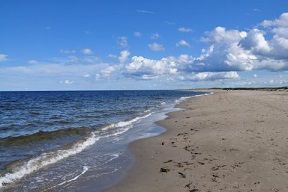
//> input picture images/waves.jpg, 288 x 192 px
$ ./contentFinder   (built with g++ and OpenCV 4)
//> lines starting //> are read from the running program, lines starting //| are printed output that depends on the picture; after the words box and inside, x2 and y2 are one past the last pixel; in counts of white or black regions, pixels touching at a corner belong together
### Chapter04/colorhistogram.h
// [17 lines of licence text are left out]

#if !defined COLHISTOGRAM
#define COLHISTOGRAM

#include <opencv2\core\core.hpp>
#include <opencv2\imgproc\imgproc.hpp>

class ColorHistogram {

  private:

    int histSize[3];        // size of each dimension
	float hranges[2];       // range of values (same for the 3 dimensions)
    const float* ranges[3]; // array of ranges for each dimension
    int channels[3];        // channel to be considered

  public:

	ColorHistogram() {

		// Prepare default arguments for a color histogram
		// each dimension has equal size and range
		histSize[0]= histSize[1]= histSize[2]= 256;
		hranges[0]= 0.0;    // BRG range from 0 to 256
		hranges[1]= 256.0;
		ranges[0]= hranges; // in this class,
		ranges[1]= hranges; // all channels have the same range
		ranges[2]= hranges;
		channels[0]= 0;		// the three channels: B
		channels[1]= 1;     // G
		channels[2]= 2;     // R
	}

	// set histogram size for each dimension
	void setSize(int size) {

		// each dimension has equal size
		histSize[0]= histSize[1]= histSize[2]= size;
	}

	// Computes the histogram.
	cv::Mat getHistogram(const cv::Mat &image) {

		cv::Mat hist;

		// BGR color histogram
		hranges[0]= 0.0;    // BRG range
		hranges[1]= 256.0;
		channels[0]= 0;		// the three channels
		channels[1]= 1;
		channels[2]= 2;

		// Compute histogram
		cv::calcHist(&image,
			1,			// histogram of 1 image only
			channels,	// the channel used
			cv::Mat(),	// no mask is used
			hist,		// the resulting histogram
			3,			// it is a 3D histogram
			histSize,	// number of bins
			ranges		// pixel value range
		);

		return hist;
	}

	// Computes the histogram.
	// [26 lines left out: function getSparseHistogram, not called in this run]

	// Computes the 1D Hue histogram.
	// BGR source image is converted to HSV
	// Pixels with low saturation are ignored
	cv::Mat getHueHistogram(const cv::Mat &image,
                             int minSaturation=0) {

		cv::Mat hist;

		// Convert to HSV colour space
		cv::Mat hsv;
		cv::cvtColor(image, hsv, CV_BGR2HSV);

		// Mask to be used (or not)
		cv::Mat mask;
		// creating the mask if required
		if (minSaturation>0) {

			// Spliting the 3 channels into 3 images
			std::vector<cv::Mat> v;
			cv::split(hsv,v);

			// Mask out the low saturated pixels
			cv::threshold(v[1],mask,minSaturation,255,
                                 cv::THRESH_BINARY);
		}

		// Prepare arguments for a 1D hue histogram
		hranges[0]= 0.0;    // range is from 0 to 180
		hranges[1]= 180.0;
		channels[0]= 0;    // the hue channel

		// Compute histogram
		cv::calcHist(&hsv,
			1,			// histogram of 1 image only
			channels,	// the channel used
			mask,		// binary mask
			hist,		// the resulting histogram
			1,			// it is a 1D histogram
			histSize,	// number of bins
			ranges		// pixel value range
		);

		return hist;
	}

	// Computes the 2D ab histogram.
	// BGR source image is converted to Lab
	cv::Mat getabHistogram(const cv::Mat &image) {

		cv::Mat hist;

		// Convert to Lab color space
		cv::Mat lab;
		cv::cvtColor(image, lab, CV_BGR2Lab);

		// Prepare arguments for a 2D color histogram
		hranges[0]= 0;
		hranges[1]= 256.0;
		channels[0]= 1; // the two channels used are ab
		channels[1]= 2;

		// Compute histogram
		cv::calcHist(&lab,
			1,			// histogram of 1 image only
			channels,	// the channel used
			cv::Mat(),	// no mask is used
			hist,		// the resulting histogram
			2,			// it is a 2D histogram
			histSize,	// number of bins
			ranges		// pixel value range
		);

		return hist;
	}
};


#endif

### Chapter04/contentFinder.h
// [17 lines of licence text are left out]

#if !defined OFINDER
#define OFINDER

#include <opencv2\core\core.hpp>
#include <opencv2\imgproc\imgproc.hpp>

class ContentFinder {

  private:

	// histogram parameters
	float hranges[2];
    const float* ranges[3];
    int channels[3];

	float threshold;           // decision threshold
	cv::Mat histogram;         // histogram can be sparse
	cv::SparseMat shistogram;  // or not
	bool isSparse;

  public:

	ContentFinder() : threshold(0.1f), isSparse(false) {

		// in this class,
		// all channels have the same range
		ranges[0]= hranges;
		ranges[1]= hranges;
		ranges[2]= hranges;
	}

	// Sets the threshold on histogram values [0,1]
	void setThreshold(float t) {

		threshold= t;
	}

	// Gets the threshold
	// [4 lines left out: function getThreshold, not called in this run]

	// Sets the reference histogram
	void setHistogram(const cv::Mat& h) {

		isSparse= false;
		cv::normalize(h,histogram,1.0);
	}

	// Sets the reference histogram
	// [5 lines left out: function setHistogram, not called in this run]

	// Simplified version in which
	// all channels used, with range [0,256[
	cv::Mat find(const cv::Mat& image) {

		cv::Mat result;

		hranges[0]= 0.0;	// default range [0,256[
		hranges[1]= 256.0;
		channels[0]= 0;		// the three channels
		channels[1]= 1;
		channels[2]= 2;

		return find(image, hranges[0], hranges[1], channels);
	}

	// Finds the pixels belonging to the histogram
	cv::Mat find(const cv::Mat& image, float minValue, float maxValue, int *channels) {

		cv::Mat result;

		hranges[0]= minValue;
		hranges[1]= maxValue;

		if (isSparse) { // call the right function based on histogram type

		   for (int i=0; i<shistogram.dims(); i++)
			  this->channels[i]= channels[i];

		   cv::calcBackProject(&image,
                      1,            // we only use one image at a time
                      channels,     // vector specifying what histogram dimensions belong to what image channels
                      shistogram,   // the histogram we are using
                      result,       // the resulting back projection image
                      ranges,       // the range of values, for each dimension
                      255.0         // the scaling factor is chosen such that a histogram value of 1 maps to 255
		   );

		} else {

		   for (int i=0; i<histogram.dims; i++)
			  this->channels[i]= channels[i];

		   cv::calcBackProject(&image,
                      1,            // we only use one image at a time
                      channels,     // vector specifying what histogram dimensions belong to what image channels
                      histogram,    // the histogram we are using
                      result,       // the resulting back projection image
                      ranges,       // the range of values, for each dimension
                      255.0         // the scaling factor is chosen such that a histogram value of 1 maps to 255
		   );
		}

        // Threshold back projection to obtain a binary image
		if (threshold>0.0)
			cv::threshold(result, result, 255.0*threshold, 255.0, cv::THRESH_BINARY);

		return result;
	}

};


#endif

### Chapter04/histogram.h
// [17 lines of licence text are left out]

#if !defined HISTOGRAM
#define HISTOGRAM

#include <opencv2/core.hpp>
#include <opencv2/imgproc.hpp>

// To create histograms of gray-level images
class Histogram1D {

  private:

    int histSize[1];         // number of bins in histogram
	float hranges[2];        // range of values
    const float* ranges[1];  // pointer to the different value ranges
    int channels[1];         // channel number to be examined

  public:

	Histogram1D() {

		// Prepare default arguments for 1D histogram
		histSize[0]= 256;   // 256 bins
		hranges[0]= 0.0;    // from 0 (inclusive)
		hranges[1]= 256.0;  // to 256 (exclusive)
		ranges[0]= hranges;
		channels[0]= 0;     // we look at channel 0
	}

	// Sets the channel on which histogram will be calculated.
	// By default it is channel 0.
	// [43 lines left out: functions setChannel, getChannel, setRange, getMinValue, getMaxValue, setNBins and 1 more, not called in this run]

	// Computes the 1D histogram.
	cv::Mat getHistogram(const cv::Mat &image) {

		cv::Mat hist;

		// Compute 1D histogram with calcHist
		cv::calcHist(&image,
			1,			// histogram of 1 image only
			channels,	// the channel used
			cv::Mat(),	// no mask is used
			hist,		// the resulting histogram
			1,			// it is a 1D histogram
			histSize,	// number of bins
			ranges		// pixel value range
		);

		return hist;
	}


    // Computes the 1D histogram and returns an image of it.
	cv::Mat getHistogramImage(const cv::Mat &image, int zoom = 1){

		// Compute histogram first
		cv::Mat hist = getHistogram(image);

		// Creates image
        return Histogram1D::getImageOfHistogram(hist, zoom);
	}

    // Stretches the source image using min number of count in bins.
    // [82 lines left out: functions stretch, stretch, not called in this run]

    // static methods

    // Create an image representing a histogram
    static cv::Mat getImageOfHistogram(const cv::Mat &hist, int zoom) {

        // Get min and max bin values
        double maxVal = 0;
        double minVal = 0;
        cv::minMaxLoc(hist, &minVal, &maxVal, 0, 0);

        // get histogram size
        int histSize = hist.rows;

        // Square image on which to display histogram
        cv::Mat histImg(histSize*zoom, histSize*zoom, CV_8U, cv::Scalar(255));

        // set highest point at 90% of nbins (i.e. image height)
        int hpt = static_cast<int>(0.9*histSize);

        // Draw vertical line for each bin
        for (int h = 0; h < histSize; h++) {

            float binVal = hist.at<float>(h);
            if (binVal>0) {
                int intensity = static_cast<int>(binVal*hpt / maxVal);
                cv::line(histImg, cv::Point(h*zoom, histSize*zoom),
                    cv::Point(h*zoom, (histSize - intensity)*zoom), cv::Scalar(0), zoom);
            }
        }

        return histImg;
    }

    // Equalizes the source image.
    // [42 lines left out: functions equalize, applyLookUp, applyLookUpWithIterator, not called in this run]
};


#endif

### Chapter04/contentFinder.cpp
// [17 lines of licence text are left out]

#include <iostream>
using namespace std;

#include <opencv2\core\core.hpp>
#include <opencv2\highgui\highgui.hpp>

#include "histogram.h"
#include "contentFinder.h"
#include "colorhistogram.h"

int main()
{
	// Read input image
    cv::Mat image= cv::imread("waves.jpg",0);
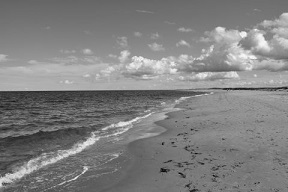
//> image: 192 rows x 288 cols, CV_8UC1; min 5, max 250, mean 128.1
	if (!image.data)
		return 0;

	// define image ROI
	cv::Mat imageROI;
	imageROI= image(cv::Rect(216,33,24,30)); // Cloud region

	// Display reference patch
	cv::namedWindow("Reference");
	cv::imshow("Reference",imageROI);

	// Find histogram of reference
	Histogram1D h;
	cv::Mat hist= h.getHistogram(imageROI);
//> in getHistogram, `cv::calcHist(&image, 1, channels, cv::Mat(), hist, 1, histSize, ranges..`: hist = 256 values, max 18 at index 190, min 0 at index 0, mean 2.81
	cv::namedWindow("Reference Hist");
	cv::imshow("Reference Hist",h.getHistogramImage(imageROI));
//> in getImageOfHistogram, `cv::minMaxLoc(hist, &minVal, &maxVal, 0, 0);`: maxVal = 18
//> the loop in getImageOfHistogram, `for (int h = 0; h < histSize; h++)` made 256 passes
//> (binVal, intensity) on passes 128, 129, 131, 132, 134, 135, 136, 137, 138, 139, 140, 141: (1, 12), (1, 12), (1, 12), (3, 38), (1, 12), (4, 51), (5, 63), (2, 25), (9, 115), (7, 89), (9, 115), (9, 115)
//> binVal on passes 1 to 6: 0, 0, 0, 0, 0, 0
//> after the loop in getImageOfHistogram, `for (int h = 0; h < histSize; h++)`:
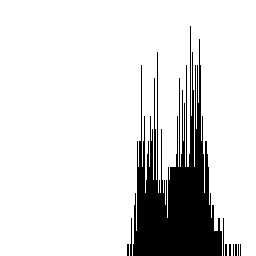
//> histImg: 256 rows x 256 cols, CV_8UC1; 86% white; 10 black regions (3 under 20 px), largest, box (x1, y1, x2, y2) and area: (133, 26, 222, 256) 8930, (130, 218, 132, 256) 50, (223, 218, 224, 256) 38

	// Create the content finder
	ContentFinder finder;

	// set histogram to be back-projected
	finder.setHistogram(hist);
//> in setHistogram, `cv::normalize(h,histogram,1.0);`: histogram = 256 values, max 0.216 at index 190, min 0 at index 0, mean 0.0338
	finder.setThreshold(-1.0f);

	// Get back-projection
	cv::Mat result1;
	result1= finder.find(image);

	// Create negative image and display result
	cv::Mat tmp;
	result1.convertTo(tmp,CV_8U,-1.0,255.0);
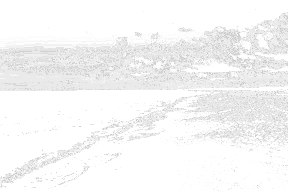
//> tmp: 192 rows x 288 cols, CV_8UC1; min 200, max 255, mean 245.7
	cv::namedWindow("Backprojection result");
	cv::imshow("Backprojection result",tmp);

	// Get binary back-projection
	finder.setThreshold(0.12f);
	result1= finder.find(image);
//> in find (call 2), `cv::threshold(result, result, 255.0*threshold, 255.0, cv::THRESH_BINAR..`: result: 192 rows x 288 cols, CV_8UC1; 8.3% white in thin lines or dots

	// Draw a rectangle around the reference area
	cv::rectangle(image, cv::Rect(216, 33, 24, 30), cv::Scalar(0, 0, 0));

	// Display image
	cv::namedWindow("Image");
	cv::imshow("Image",image);

	// Display result
	cv::namedWindow("Detection Result");
	cv::imshow("Detection Result",result1);

	// Load color image
	ColorHistogram hc;
    cv::Mat color= cv::imread("waves.jpg");
//> color is the input picture: 192 rows x 288 cols, CV_8UC3; mean B, G, R 162.8, 131.2, 108.8

	// extract region of interest
	imageROI= color(cv::Rect(0,0,100,45)); // blue sky area
//> imageROI: 45 rows x 100 cols, CV_8UC3

	// Get 3D colour histogram (8 bins per channel)
	hc.setSize(8); // 8x8x8
	cv::Mat shist= hc.getHistogram(imageROI);

	// set histogram to be back-projected
	finder.setHistogram(shist);
	finder.setThreshold(0.05f);

	// Get back-projection of color histogram
	result1= finder.find(color);
//> in find (call 3), `cv::threshold(result, result, 255.0*threshold, 255.0, cv::THRESH_BINAR..`: result: 192 rows x 288 cols, CV_8UC1; 20.3% white; 33 white regions (29 under 20 px), largest, box (x1, y1, x2, y2) and area: (0, 0, 288, 56) 11064, (265, 32, 273, 40) 42, (258, 25, 267, 31) 24, (99, 47, 108, 51) 21

	cv::namedWindow("Color Detection Result");
	cv::imshow("Color Detection Result",result1);

	// Second color image
	cv::Mat color2= cv::imread("dog.jpg");
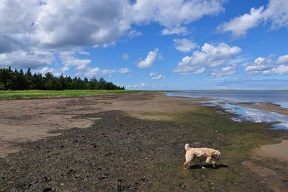
//> input picture images/dog.jpg, 288 x 192 px
//> color2 is the input picture: 192 rows x 288 cols, CV_8UC3; mean B, G, R 132.9, 117.3, 105.9

	cv::namedWindow("Second Image");
	cv::imshow("Second Image",color2);

	// Get back-projection of color histogram
	cv::Mat result2= finder.find(color2);
//> in find (call 4), `cv::threshold(result, result, 255.0*threshold, 255.0, cv::THRESH_BINAR..`: result: 192 rows x 288 cols, CV_8UC1; 7.7% white; 43 white regions (40 under 20 px), largest, box (x1, y1, x2, y2) and area: (181, 0, 288, 54) 2169, (79, 22, 192, 67) 1969, (266, 49, 276, 54) 21

	cv::namedWindow("Result color (2)");
	cv::imshow("Result color (2)",result2);

	// Get ab color histogram
	hc.setSize(256); // 256x256
	cv::Mat colorhist= hc.getabHistogram(imageROI);
//> in getabHistogram, `cv::cvtColor(image, lab, CV_BGR2Lab);`: lab: 45 rows x 100 cols, CV_8UC3; mean of channels 0, 1, 2 133.9, 134.7, 79.6

	// display 2D histogram
	colorhist.convertTo(tmp,CV_8U,-1.0,255.0);
//> tmp: 256 rows x 256 cols, CV_8UC1
	cv::namedWindow("ab histogram");
	cv::imshow("ab histogram",tmp);

	// set histogram to be back-projected
	finder.setHistogram(colorhist);
	finder.setThreshold(0.05f);

	// Convert to Lab space
	cv::Mat lab;
	cv::cvtColor(color, lab, CV_BGR2Lab);
//> lab: 192 rows x 288 cols, CV_8UC3; mean of channels 0, 1, 2 138.6, 130.2, 109.4

	// Get back-projection of ab histogram
	int ch[2]={1,2};
	result1= finder.find(lab,0,256.0f,ch);
//> in find (call 5), `cv::threshold(result, result, 255.0*threshold, 255.0, cv::THRESH_BINAR..`: result: 192 rows x 288 cols, CV_8UC1; 16.2% white; 26 white regions (23 under 20 px), largest, box (x1, y1, x2, y2) and area: (0, 0, 252, 50) 8796, (251, 0, 266, 4) 31, (239, 20, 244, 27) 26

	cv::namedWindow("Result ab (1)");
	cv::imshow("Result ab (1)",result1);

	// Second colour image
	cv::cvtColor(color2, lab, CV_BGR2Lab);
//> lab: 192 rows x 288 cols, CV_8UC3; mean of channels 0, 1, 2 124, 129.2, 119.5

	// Get back-projection of ab histogram
	result2= finder.find(lab,0,256.0,ch);
//> in find (call 6), `cv::threshold(result, result, 255.0*threshold, 255.0, cv::THRESH_BINAR..`:
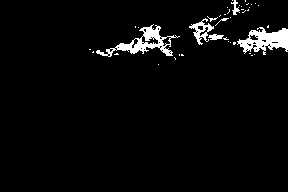
//> result: 192 rows x 288 cols, CV_8UC1; 3.7% white; 41 white regions (35 under 20 px), largest, box (x1, y1, x2, y2) and area: (237, 27, 288, 55) 772, (96, 24, 180, 57) 760, (189, 18, 214, 45) 239, (208, 34, 224, 40) 63, (231, 0, 240, 15) 60, (215, 18, 229, 26) 22

	cv::namedWindow("Result ab (2)");
	cv::imshow("Result ab (2)",result2);

	// Draw a rectangle around the reference sky area
    cv::rectangle(color,cv::Rect(0,0,100,45),cv::Scalar(0,0,0));
	cv::namedWindow("Color Image");
	cv::imshow("Color Image",color);


	// Get Hue colour histogram
	hc.setSize(180); // 180 bins
	colorhist= hc.getHueHistogram(imageROI);
//> in getHueHistogram, `cv::cvtColor(image, hsv, CV_BGR2HSV);`: hsv: 45 rows x 100 cols, CV_8UC3; mean H, S, V 100, 168.2, 195.2
//> in getHueHistogram, `channels[0]= 0;`: channels = [0, 2, 2]
//> in getHueHistogram, `cv::calcHist(&hsv, 1, channels, mask, hist, 1, histSize, ranges );`: mask = empty; hist = 180 values, max 3375 at index 107, min 0 at index 1, mean 25
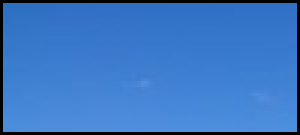
//> imageROI: 45 rows x 100 cols, CV_8UC3 (shown 3 times larger); mean B, G, R 195.2, 118.2, 57.9
//> colorhist has the same summary as hist in getHueHistogram

	// set histogram to be back-projected
	finder.setHistogram(colorhist);

	// Convert to HSV space
	cv::Mat hsv;
	cv::cvtColor(color, hsv, CV_BGR2HSV);
//> hsv: 192 rows x 288 cols, CV_8UC3; mean H, S, V 83.1, 88.4, 166.5

	// Get back-projection of hue histogram
	ch[0]=0;
	result1= finder.find(hsv,0.0f,180.0f,ch);
//> in find (call 7), `cv::threshold(result, result, 255.0*threshold, 255.0, cv::THRESH_BINAR..`: result: 192 rows x 288 cols, CV_8UC1; 40.8% white; 242 white regions (215 under 20 px), largest, box (x1, y1, x2, y2) and area: (0, 0, 288, 139) 20353, (245, 66, 288, 87) 354, (197, 64, 231, 76) 199

	cv::namedWindow("Result Hue (1)");
	cv::imshow("Result Hue (1)",result1);

	// Second colour image
	color2= cv::imread("dog.jpg");

	// Convert to HSV space
	cv::cvtColor(color2, hsv, CV_BGR2HSV);
//> hsv: 192 rows x 288 cols, CV_8UC3; mean H, S, V 63.4, 81.8, 144.2

	// Get back-projection of hue histogram
	result2= finder.find(hsv,0.0f,180.0f,ch);
//> in find (call 8), `cv::threshold(result, result, 255.0*threshold, 255.0, cv::THRESH_BINAR..`:
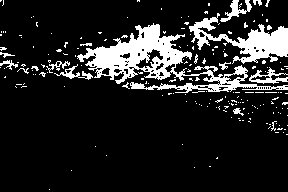
//> result: 192 rows x 288 cols, CV_8UC1; 14.1% white; 192 white regions (176 under 20 px), largest, box (x1, y1, x2, y2) and area: (77, 23, 288, 93) 4140, (189, 13, 288, 64) 1842, (249, 67, 288, 84) 253

	cv::namedWindow("Result Hue (2)");
	cv::imshow("Result Hue (2)",result2);

	cv::waitKey();
	return 0;
}
